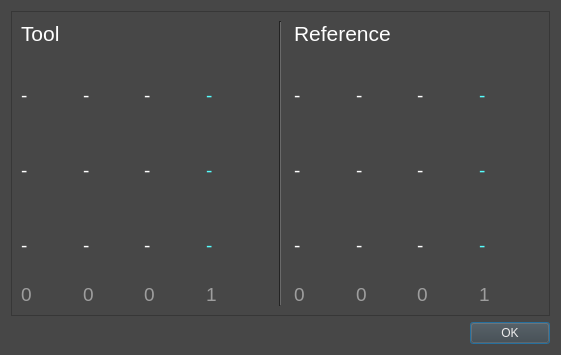
<?xml version="1.0" encoding="UTF-8"?>
<ui version="4.0">
 <class>ToolsWin</class>
 <widget class="QDialog" name="ToolsWin">
  <property name="geometry">
   <rect>
    <x>0</x>
    <y>0</y>
    <width>561</width>
    <height>355</height>
   </rect>
  </property>
  <property name="palette">
   <palette>
    <active>
     <colorrole role="WindowText">
      <brush brushstyle="SolidPattern">
       <color alpha="255">
        <red>255</red>
        <green>255</green>
        <blue>255</blue>
       </color>
      </brush>
     </colorrole>
     <colorrole role="Button">
      <brush brushstyle="SolidPattern">
       <color alpha="255">
        <red>71</red>
        <green>71</green>
        <blue>71</blue>
       </color>
      </brush>
     </colorrole>
     <colorrole role="Light">
      <brush brushstyle="SolidPattern">
       <color alpha="255">
        <red>106</red>
        <green>106</green>
        <blue>106</blue>
       </color>
      </brush>
     </colorrole>
     <colorrole role="Midlight">
      <brush brushstyle="SolidPattern">
       <color alpha="255">
        <red>88</red>
        <green>88</green>
        <blue>88</blue>
       </color>
      </brush>
     </colorrole>
     <colorrole role="Dark">
      <brush brushstyle="SolidPattern">
       <color alpha="255">
        <red>35</red>
        <green>35</green>
        <blue>35</blue>
       </color>
      </brush>
     </colorrole>
     <colorrole role="Mid">
      <brush brushstyle="SolidPattern">
       <color alpha="255">
        <red>47</red>
        <green>47</green>
        <blue>47</blue>
       </color>
      </brush>
     </colorrole>
     <colorrole role="Text">
      <brush brushstyle="SolidPattern">
       <color alpha="255">
        <red>255</red>
        <green>255</green>
        <blue>255</blue>
       </color>
      </brush>
     </colorrole>
     <colorrole role="BrightText">
      <brush brushstyle="SolidPattern">
       <color alpha="255">
        <red>255</red>
        <green>255</green>
        <blue>255</blue>
       </color>
      </brush>
     </colorrole>
     <colorrole role="ButtonText">
      <brush brushstyle="SolidPattern">
       <color alpha="255">
        <red>255</red>
        <green>255</green>
        <blue>255</blue>
       </color>
      </brush>
     </colorrole>
     <colorrole role="Base">
      <brush brushstyle="SolidPattern">
       <color alpha="255">
        <red>0</red>
        <green>0</green>
        <blue>0</blue>
       </color>
      </brush>
     </colorrole>
     <colorrole role="Window">
      <brush brushstyle="SolidPattern">
       <color alpha="255">
        <red>71</red>
        <green>71</green>
        <blue>71</blue>
       </color>
      </brush>
     </colorrole>
     <colorrole role="Shadow">
      <brush brushstyle="SolidPattern">
       <color alpha="255">
        <red>0</red>
        <green>0</green>
        <blue>0</blue>
       </color>
      </brush>
     </colorrole>
     <colorrole role="AlternateBase">
      <brush brushstyle="SolidPattern">
       <color alpha="255">
        <red>35</red>
        <green>35</green>
        <blue>35</blue>
       </color>
      </brush>
     </colorrole>
     <colorrole role="ToolTipBase">
      <brush brushstyle="SolidPattern">
       <color alpha="255">
        <red>255</red>
        <green>255</green>
        <blue>220</blue>
       </color>
      </brush>
     </colorrole>
     <colorrole role="ToolTipText">
      <brush brushstyle="SolidPattern">
       <color alpha="255">
        <red>0</red>
        <green>0</green>
        <blue>0</blue>
       </color>
      </brush>
     </colorrole>
    </active>
    <inactive>
     <colorrole role="WindowText">
      <brush brushstyle="SolidPattern">
       <color alpha="255">
        <red>255</red>
        <green>255</green>
        <blue>255</blue>
       </color>
      </brush>
     </colorrole>
     <colorrole role="Button">
      <brush brushstyle="SolidPattern">
       <color alpha="255">
        <red>71</red>
        <green>71</green>
        <blue>71</blue>
       </color>
      </brush>
     </colorrole>
     <colorrole role="Light">
      <brush brushstyle="SolidPattern">
       <color alpha="255">
        <red>106</red>
        <green>106</green>
        <blue>106</blue>
       </color>
      </brush>
     </colorrole>
     <colorrole role="Midlight">
      <brush brushstyle="SolidPattern">
       <color alpha="255">
        <red>88</red>
        <green>88</green>
        <blue>88</blue>
       </color>
      </brush>
     </colorrole>
     <colorrole role="Dark">
      <brush brushstyle="SolidPattern">
       <color alpha="255">
        <red>35</red>
        <green>35</green>
        <blue>35</blue>
       </color>
      </brush>
     </colorrole>
     <colorrole role="Mid">
      <brush brushstyle="SolidPattern">
       <color alpha="255">
        <red>47</red>
        <green>47</green>
        <blue>47</blue>
       </color>
      </brush>
     </colorrole>
     <colorrole role="Text">
      <brush brushstyle="SolidPattern">
       <color alpha="255">
        <red>255</red>
        <green>255</green>
        <blue>255</blue>
       </color>
      </brush>
     </colorrole>
     <colorrole role="BrightText">
      <brush brushstyle="SolidPattern">
       <color alpha="255">
        <red>255</red>
        <green>255</green>
        <blue>255</blue>
       </color>
      </brush>
     </colorrole>
     <colorrole role="ButtonText">
      <brush brushstyle="SolidPattern">
       <color alpha="255">
        <red>255</red>
        <green>255</green>
        <blue>255</blue>
       </color>
      </brush>
     </colorrole>
     <colorrole role="Base">
      <brush brushstyle="SolidPattern">
       <color alpha="255">
        <red>0</red>
        <green>0</green>
        <blue>0</blue>
       </color>
      </brush>
     </colorrole>
     <colorrole role="Window">
      <brush brushstyle="SolidPattern">
       <color alpha="255">
        <red>71</red>
        <green>71</green>
        <blue>71</blue>
       </color>
      </brush>
     </colorrole>
     <colorrole role="Shadow">
      <brush brushstyle="SolidPattern">
       <color alpha="255">
        <red>0</red>
        <green>0</green>
        <blue>0</blue>
       </color>
      </brush>
     </colorrole>
     <colorrole role="AlternateBase">
      <brush brushstyle="SolidPattern">
       <color alpha="255">
        <red>35</red>
        <green>35</green>
        <blue>35</blue>
       </color>
      </brush>
     </colorrole>
     <colorrole role="ToolTipBase">
      <brush brushstyle="SolidPattern">
       <color alpha="255">
        <red>255</red>
        <green>255</green>
        <blue>220</blue>
       </color>
      </brush>
     </colorrole>
     <colorrole role="ToolTipText">
      <brush brushstyle="SolidPattern">
       <color alpha="255">
        <red>0</red>
        <green>0</green>
        <blue>0</blue>
       </color>
      </brush>
     </colorrole>
    </inactive>
    <disabled>
     <colorrole role="WindowText">
      <brush brushstyle="SolidPattern">
       <color alpha="255">
        <red>35</red>
        <green>35</green>
        <blue>35</blue>
       </color>
      </brush>
     </colorrole>
     <colorrole role="Button">
      <brush brushstyle="SolidPattern">
       <color alpha="255">
        <red>71</red>
        <green>71</green>
        <blue>71</blue>
       </color>
      </brush>
     </colorrole>
     <colorrole role="Light">
      <brush brushstyle="SolidPattern">
       <color alpha="255">
        <red>106</red>
        <green>106</green>
        <blue>106</blue>
       </color>
      </brush>
     </colorrole>
     <colorrole role="Midlight">
      <brush brushstyle="SolidPattern">
       <color alpha="255">
        <red>88</red>
        <green>88</green>
        <blue>88</blue>
       </color>
      </brush>
     </colorrole>
     <colorrole role="Dark">
      <brush brushstyle="SolidPattern">
       <color alpha="255">
        <red>35</red>
        <green>35</green>
        <blue>35</blue>
       </color>
      </brush>
     </colorrole>
     <colorrole role="Mid">
      <brush brushstyle="SolidPattern">
       <color alpha="255">
        <red>47</red>
        <green>47</green>
        <blue>47</blue>
       </color>
      </brush>
     </colorrole>
     <colorrole role="Text">
      <brush brushstyle="SolidPattern">
       <color alpha="255">
        <red>35</red>
        <green>35</green>
        <blue>35</blue>
       </color>
      </brush>
     </colorrole>
     <colorrole role="BrightText">
      <brush brushstyle="SolidPattern">
       <color alpha="255">
        <red>255</red>
        <green>255</green>
        <blue>255</blue>
       </color>
      </brush>
     </colorrole>
     <colorrole role="ButtonText">
      <brush brushstyle="SolidPattern">
       <color alpha="255">
        <red>35</red>
        <green>35</green>
        <blue>35</blue>
       </color>
      </brush>
     </colorrole>
     <colorrole role="Base">
      <brush brushstyle="SolidPattern">
       <color alpha="255">
        <red>71</red>
        <green>71</green>
        <blue>71</blue>
       </color>
      </brush>
     </colorrole>
     <colorrole role="Window">
      <brush brushstyle="SolidPattern">
       <color alpha="255">
        <red>71</red>
        <green>71</green>
        <blue>71</blue>
       </color>
      </brush>
     </colorrole>
     <colorrole role="Shadow">
      <brush brushstyle="SolidPattern">
       <color alpha="255">
        <red>0</red>
        <green>0</green>
        <blue>0</blue>
       </color>
      </brush>
     </colorrole>
     <colorrole role="AlternateBase">
      <brush brushstyle="SolidPattern">
       <color alpha="255">
        <red>71</red>
        <green>71</green>
        <blue>71</blue>
       </color>
      </brush>
     </colorrole>
     <colorrole role="ToolTipBase">
      <brush brushstyle="SolidPattern">
       <color alpha="255">
        <red>255</red>
        <green>255</green>
        <blue>220</blue>
       </color>
      </brush>
     </colorrole>
     <colorrole role="ToolTipText">
      <brush brushstyle="SolidPattern">
       <color alpha="255">
        <red>0</red>
        <green>0</green>
        <blue>0</blue>
       </color>
      </brush>
     </colorrole>
    </disabled>
   </palette>
  </property>
  <property name="windowTitle">
   <string>Tool/Ref Coordinates</string>
  </property>
  <layout class="QVBoxLayout" name="verticalLayout_2">
   <property name="spacing">
    <number>6</number>
   </property>
   <item>
    <layout class="QVBoxLayout" name="verticalLayout">
     <item>
      <widget class="QFrame" name="frame">
       <property name="frameShape">
        <enum>QFrame::StyledPanel</enum>
       </property>
       <property name="frameShadow">
        <enum>QFrame::Sunken</enum>
       </property>
       <layout class="QHBoxLayout" name="horizontalLayout">
        <property name="spacing">
         <number>12</number>
        </property>
        <item>
         <layout class="QVBoxLayout" name="verticalLayout_4" stretch="0,6">
          <item>
           <widget class="QLabel" name="label_33">
            <property name="font">
             <font>
              <pointsize>16</pointsize>
              <weight>50</weight>
              <bold>false</bold>
              <kerning>true</kerning>
             </font>
            </property>
            <property name="text">
             <string>Tool</string>
            </property>
           </widget>
          </item>
          <item>
           <layout class="QGridLayout" name="gridLayout" rowstretch="1,1,1,0">
            <property name="spacing">
             <number>0</number>
            </property>
            <item row="0" column="2">
             <widget class="QLabel" name="r13_tool">
              <property name="font">
               <font>
                <pointsize>14</pointsize>
                <weight>50</weight>
                <bold>false</bold>
                <kerning>true</kerning>
               </font>
              </property>
              <property name="text">
               <string>-</string>
              </property>
             </widget>
            </item>
            <item row="0" column="0">
             <widget class="QLabel" name="r11_tool">
              <property name="font">
               <font>
                <pointsize>14</pointsize>
                <weight>50</weight>
                <bold>false</bold>
                <kerning>true</kerning>
               </font>
              </property>
              <property name="text">
               <string>-</string>
              </property>
             </widget>
            </item>
            <item row="0" column="1">
             <widget class="QLabel" name="r12_tool">
              <property name="font">
               <font>
                <pointsize>14</pointsize>
                <weight>50</weight>
                <bold>false</bold>
                <kerning>true</kerning>
               </font>
              </property>
              <property name="text">
               <string>-</string>
              </property>
             </widget>
            </item>
            <item row="0" column="3">
             <widget class="QLabel" name="t1_tool">
              <property name="font">
               <font>
                <pointsize>14</pointsize>
                <weight>50</weight>
                <bold>false</bold>
                <kerning>true</kerning>
               </font>
              </property>
              <property name="styleSheet">
               <string notr="true">color: rgb(85, 255, 255);</string>
              </property>
              <property name="text">
               <string>-</string>
              </property>
             </widget>
            </item>
            <item row="1" column="0">
             <widget class="QLabel" name="r21_tool">
              <property name="font">
               <font>
                <pointsize>14</pointsize>
                <weight>50</weight>
                <bold>false</bold>
                <kerning>true</kerning>
               </font>
              </property>
              <property name="text">
               <string>-</string>
              </property>
             </widget>
            </item>
            <item row="1" column="2">
             <widget class="QLabel" name="r23_tool">
              <property name="font">
               <font>
                <pointsize>14</pointsize>
                <weight>50</weight>
                <bold>false</bold>
                <kerning>true</kerning>
               </font>
              </property>
              <property name="text">
               <string>-</string>
              </property>
             </widget>
            </item>
            <item row="2" column="1">
             <widget class="QLabel" name="r32_tool">
              <property name="font">
               <font>
                <pointsize>14</pointsize>
                <weight>50</weight>
                <bold>false</bold>
                <kerning>true</kerning>
               </font>
              </property>
              <property name="text">
               <string>-</string>
              </property>
             </widget>
            </item>
            <item row="2" column="2">
             <widget class="QLabel" name="r33_tool">
              <property name="font">
               <font>
                <pointsize>14</pointsize>
                <weight>50</weight>
                <bold>false</bold>
                <kerning>true</kerning>
               </font>
              </property>
              <property name="text">
               <string>-</string>
              </property>
             </widget>
            </item>
            <item row="1" column="1">
             <widget class="QLabel" name="r22_tool">
              <property name="font">
               <font>
                <pointsize>14</pointsize>
                <weight>50</weight>
                <bold>false</bold>
                <kerning>true</kerning>
               </font>
              </property>
              <property name="text">
               <string>-</string>
              </property>
             </widget>
            </item>
            <item row="1" column="3">
             <widget class="QLabel" name="t2_tool">
              <property name="font">
               <font>
                <pointsize>14</pointsize>
                <weight>50</weight>
                <bold>false</bold>
                <kerning>true</kerning>
               </font>
              </property>
              <property name="styleSheet">
               <string notr="true">color: rgb(85, 255, 255);</string>
              </property>
              <property name="text">
               <string>-</string>
              </property>
             </widget>
            </item>
            <item row="2" column="3">
             <widget class="QLabel" name="t3_tool">
              <property name="font">
               <font>
                <pointsize>14</pointsize>
                <weight>50</weight>
                <bold>false</bold>
                <kerning>true</kerning>
               </font>
              </property>
              <property name="styleSheet">
               <string notr="true">color: rgb(85, 255, 255);</string>
              </property>
              <property name="text">
               <string>-</string>
              </property>
             </widget>
            </item>
            <item row="2" column="0">
             <widget class="QLabel" name="r31_tool">
              <property name="font">
               <font>
                <pointsize>14</pointsize>
                <weight>50</weight>
                <bold>false</bold>
                <kerning>true</kerning>
               </font>
              </property>
              <property name="text">
               <string>-</string>
              </property>
             </widget>
            </item>
            <item row="3" column="0">
             <widget class="QLabel" name="label_13">
              <property name="font">
               <font>
                <pointsize>14</pointsize>
                <weight>50</weight>
                <bold>false</bold>
                <kerning>true</kerning>
               </font>
              </property>
              <property name="styleSheet">
               <string notr="true">color: rgb(158, 158, 158);</string>
              </property>
              <property name="text">
               <string>0</string>
              </property>
             </widget>
            </item>
            <item row="3" column="3">
             <widget class="QLabel" name="label_16">
              <property name="font">
               <font>
                <pointsize>14</pointsize>
                <weight>50</weight>
                <bold>false</bold>
                <kerning>true</kerning>
               </font>
              </property>
              <property name="styleSheet">
               <string notr="true">color: rgb(158, 158, 158);</string>
              </property>
              <property name="text">
               <string>1</string>
              </property>
             </widget>
            </item>
            <item row="3" column="2">
             <widget class="QLabel" name="label_15">
              <property name="font">
               <font>
                <pointsize>14</pointsize>
                <weight>50</weight>
                <bold>false</bold>
                <kerning>true</kerning>
               </font>
              </property>
              <property name="styleSheet">
               <string notr="true">color: rgb(158, 158, 158);</string>
              </property>
              <property name="text">
               <string>0</string>
              </property>
             </widget>
            </item>
            <item row="3" column="1">
             <widget class="QLabel" name="label_14">
              <property name="font">
               <font>
                <pointsize>14</pointsize>
                <weight>50</weight>
                <bold>false</bold>
                <kerning>true</kerning>
               </font>
              </property>
              <property name="styleSheet">
               <string notr="true">color: rgb(158, 158, 158);</string>
              </property>
              <property name="text">
               <string>0</string>
              </property>
             </widget>
            </item>
           </layout>
          </item>
         </layout>
        </item>
        <item>
         <widget class="Line" name="line">
          <property name="orientation">
           <enum>Qt::Vertical</enum>
          </property>
         </widget>
        </item>
        <item>
         <layout class="QVBoxLayout" name="verticalLayout_3" stretch="0,6">
          <item>
           <widget class="QLabel" name="label_34">
            <property name="font">
             <font>
              <pointsize>16</pointsize>
              <weight>50</weight>
              <bold>false</bold>
              <kerning>true</kerning>
             </font>
            </property>
            <property name="text">
             <string>Reference</string>
            </property>
           </widget>
          </item>
          <item>
           <layout class="QGridLayout" name="gridLayout_2" rowstretch="1,1,1,0">
            <property name="spacing">
             <number>0</number>
            </property>
            <item row="0" column="1">
             <widget class="QLabel" name="r12_ref">
              <property name="font">
               <font>
                <pointsize>14</pointsize>
                <weight>50</weight>
                <bold>false</bold>
                <kerning>true</kerning>
               </font>
              </property>
              <property name="text">
               <string>-</string>
              </property>
             </widget>
            </item>
            <item row="1" column="2">
             <widget class="QLabel" name="r23_ref">
              <property name="font">
               <font>
                <pointsize>14</pointsize>
                <weight>50</weight>
                <bold>false</bold>
                <kerning>true</kerning>
               </font>
              </property>
              <property name="text">
               <string>-</string>
              </property>
             </widget>
            </item>
            <item row="1" column="3">
             <widget class="QLabel" name="t2_ref">
              <property name="font">
               <font>
                <pointsize>14</pointsize>
                <weight>50</weight>
                <bold>false</bold>
                <kerning>true</kerning>
               </font>
              </property>
              <property name="styleSheet">
               <string notr="true">color: rgb(85, 255, 255);</string>
              </property>
              <property name="text">
               <string>-</string>
              </property>
             </widget>
            </item>
            <item row="2" column="1">
             <widget class="QLabel" name="r32_ref">
              <property name="font">
               <font>
                <pointsize>14</pointsize>
                <weight>50</weight>
                <bold>false</bold>
                <kerning>true</kerning>
               </font>
              </property>
              <property name="text">
               <string>-</string>
              </property>
             </widget>
            </item>
            <item row="0" column="0">
             <widget class="QLabel" name="r11_ref">
              <property name="font">
               <font>
                <pointsize>14</pointsize>
                <weight>50</weight>
                <bold>false</bold>
                <kerning>true</kerning>
               </font>
              </property>
              <property name="text">
               <string>-</string>
              </property>
             </widget>
            </item>
            <item row="1" column="0">
             <widget class="QLabel" name="r21_ref">
              <property name="font">
               <font>
                <pointsize>14</pointsize>
                <weight>50</weight>
                <bold>false</bold>
                <kerning>true</kerning>
               </font>
              </property>
              <property name="text">
               <string>-</string>
              </property>
             </widget>
            </item>
            <item row="2" column="2">
             <widget class="QLabel" name="r33_ref">
              <property name="font">
               <font>
                <pointsize>14</pointsize>
                <weight>50</weight>
                <bold>false</bold>
                <kerning>true</kerning>
               </font>
              </property>
              <property name="text">
               <string>-</string>
              </property>
             </widget>
            </item>
            <item row="2" column="3">
             <widget class="QLabel" name="t3_ref">
              <property name="font">
               <font>
                <pointsize>14</pointsize>
                <weight>50</weight>
                <bold>false</bold>
                <kerning>true</kerning>
               </font>
              </property>
              <property name="styleSheet">
               <string notr="true">color: rgb(85, 255, 255);</string>
              </property>
              <property name="text">
               <string>-</string>
              </property>
             </widget>
            </item>
            <item row="1" column="1">
             <widget class="QLabel" name="r22_ref">
              <property name="font">
               <font>
                <pointsize>14</pointsize>
                <weight>50</weight>
                <bold>false</bold>
                <kerning>true</kerning>
               </font>
              </property>
              <property name="text">
               <string>-</string>
              </property>
             </widget>
            </item>
            <item row="2" column="0">
             <widget class="QLabel" name="r31_ref">
              <property name="font">
               <font>
                <pointsize>14</pointsize>
                <weight>50</weight>
                <bold>false</bold>
                <kerning>true</kerning>
               </font>
              </property>
              <property name="text">
               <string>-</string>
              </property>
             </widget>
            </item>
            <item row="3" column="0">
             <widget class="QLabel" name="label_27">
              <property name="font">
               <font>
                <pointsize>14</pointsize>
                <weight>50</weight>
                <bold>false</bold>
                <kerning>true</kerning>
               </font>
              </property>
              <property name="styleSheet">
               <string notr="true">color: rgb(158, 158, 158);</string>
              </property>
              <property name="text">
               <string>0</string>
              </property>
             </widget>
            </item>
            <item row="3" column="3">
             <widget class="QLabel" name="label_30">
              <property name="font">
               <font>
                <pointsize>14</pointsize>
                <weight>50</weight>
                <bold>false</bold>
                <kerning>true</kerning>
               </font>
              </property>
              <property name="styleSheet">
               <string notr="true">color: rgb(158, 158, 158);</string>
              </property>
              <property name="text">
               <string>1</string>
              </property>
             </widget>
            </item>
            <item row="0" column="3">
             <widget class="QLabel" name="t1_ref">
              <property name="font">
               <font>
                <pointsize>14</pointsize>
                <weight>50</weight>
                <bold>false</bold>
                <kerning>true</kerning>
               </font>
              </property>
              <property name="styleSheet">
               <string notr="true">color: rgb(85, 255, 255);</string>
              </property>
              <property name="text">
               <string>-</string>
              </property>
             </widget>
            </item>
            <item row="3" column="1">
             <widget class="QLabel" name="label_28">
              <property name="font">
               <font>
                <pointsize>14</pointsize>
                <weight>50</weight>
                <bold>false</bold>
                <kerning>true</kerning>
               </font>
              </property>
              <property name="styleSheet">
               <string notr="true">color: rgb(158, 158, 158);</string>
              </property>
              <property name="text">
               <string>0</string>
              </property>
             </widget>
            </item>
            <item row="0" column="2">
             <widget class="QLabel" name="r13_ref">
              <property name="font">
               <font>
                <pointsize>14</pointsize>
                <weight>50</weight>
                <bold>false</bold>
                <kerning>true</kerning>
               </font>
              </property>
              <property name="text">
               <string>-</string>
              </property>
             </widget>
            </item>
            <item row="3" column="2">
             <widget class="QLabel" name="label_29">
              <property name="font">
               <font>
                <pointsize>14</pointsize>
                <weight>50</weight>
                <bold>false</bold>
                <kerning>true</kerning>
               </font>
              </property>
              <property name="styleSheet">
               <string notr="true">color: rgb(158, 158, 158);</string>
              </property>
              <property name="text">
               <string>0</string>
              </property>
             </widget>
            </item>
           </layout>
          </item>
         </layout>
        </item>
       </layout>
      </widget>
     </item>
     <item>
      <widget class="QDialogButtonBox" name="buttonBox">
       <property name="cursor">
        <cursorShape>PointingHandCursor</cursorShape>
       </property>
       <property name="styleSheet">
        <string notr="true">background-color: rgb(65, 65, 65);
color: rgb(236, 236, 236);</string>
       </property>
       <property name="orientation">
        <enum>Qt::Horizontal</enum>
       </property>
       <property name="standardButtons">
        <set>QDialogButtonBox::Ok</set>
       </property>
       <property name="centerButtons">
        <bool>false</bool>
       </property>
      </widget>
     </item>
    </layout>
   </item>
  </layout>
 </widget>
 <resources/>
 <connections>
  <connection>
   <sender>buttonBox</sender>
   <signal>accepted()</signal>
   <receiver>ToolsWin</receiver>
   <slot>accept()</slot>
   <hints>
    <hint type="sourcelabel">
     <x>248</x>
     <y>254</y>
    </hint>
    <hint type="destinationlabel">
     <x>157</x>
     <y>274</y>
    </hint>
   </hints>
  </connection>
  <connection>
   <sender>buttonBox</sender>
   <signal>rejected()</signal>
   <receiver>ToolsWin</receiver>
   <slot>reject()</slot>
   <hints>
    <hint type="sourcelabel">
     <x>316</x>
     <y>260</y>
    </hint>
    <hint type="destinationlabel">
     <x>286</x>
     <y>274</y>
    </hint>
   </hints>
  </connection>
 </connections>
</ui>
